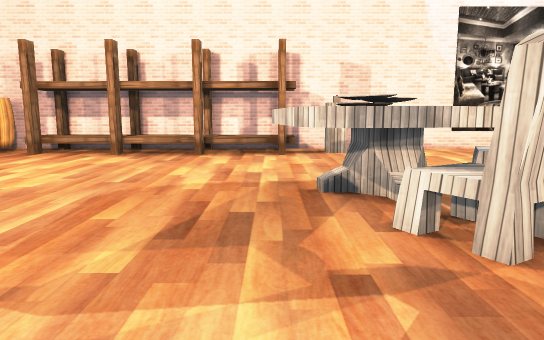
View 1 (above)

20 first-person views from a walk through a scene from a Unity 3-D project. The camera is 1.4 m above the floor, tilts 8° down and sees 70° across. The floor is counted in squares, 1 m on a side. Each view is taken from the middle of a square. On the plan, view 1 faces up. The plan holds only what a view shows up to about 16 squares ahead; the rest is blank. The place goes on beyond the plan. The player is left out. Some surface patterns are stand-ins.

View 2
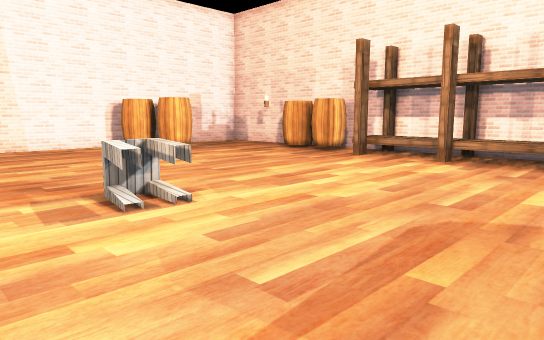

View 3
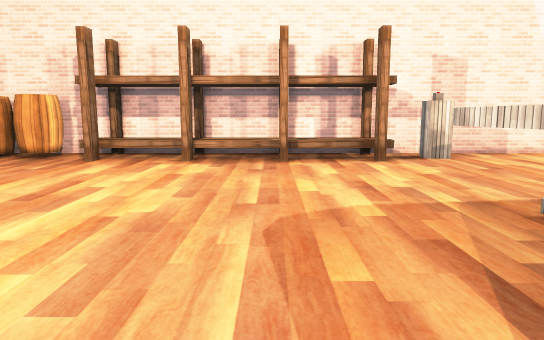

View 4
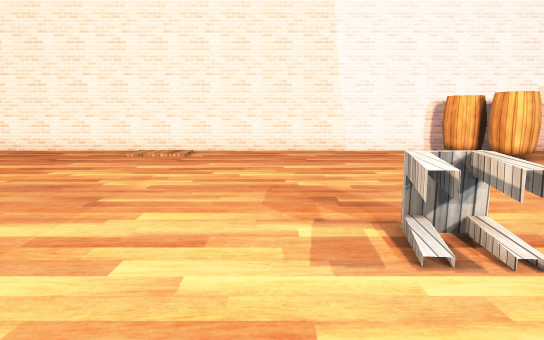

View 5
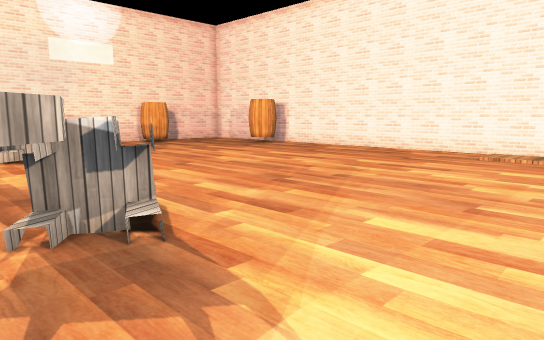

View 6
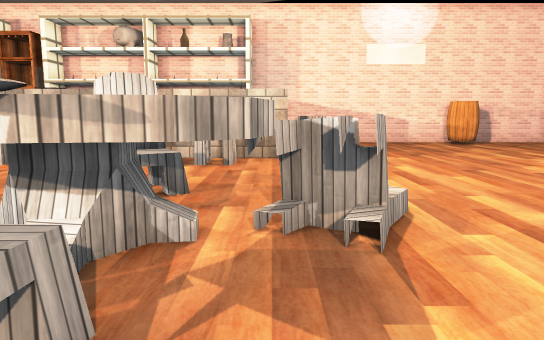

View 7
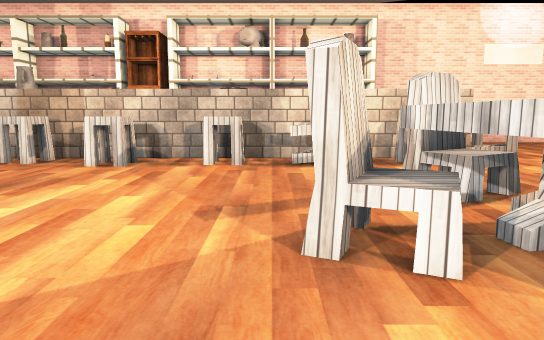

View 8
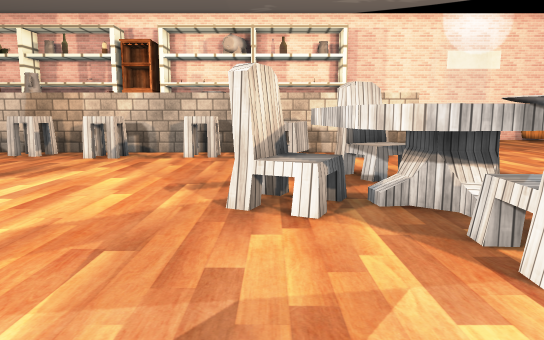

View 9
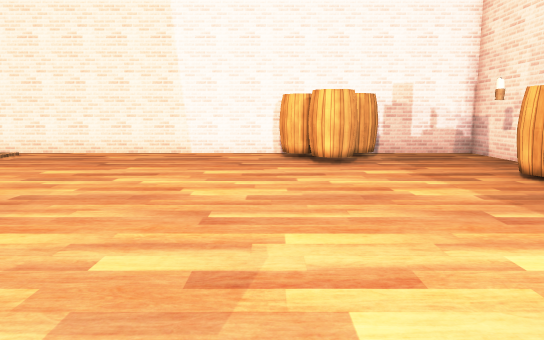

View 10
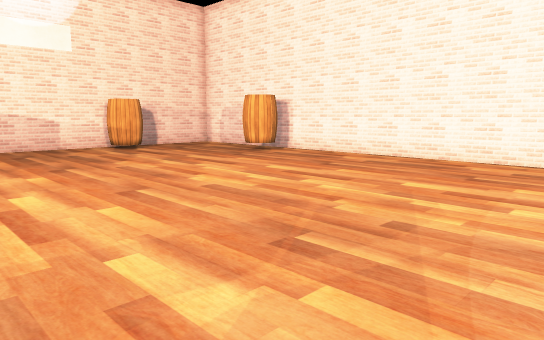

View 11
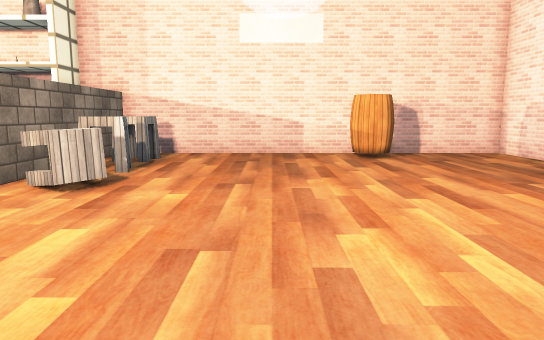

View 12
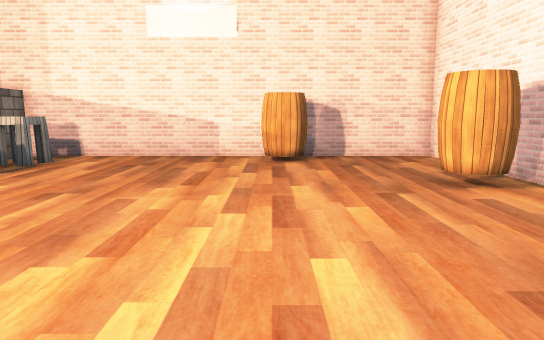

View 13
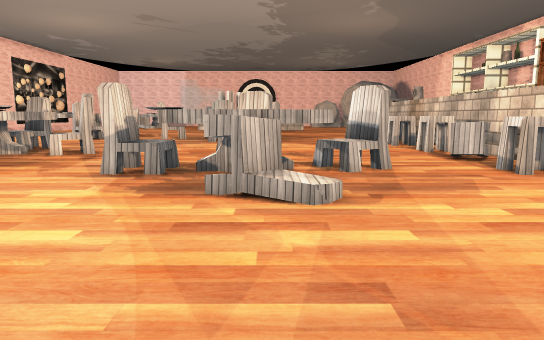

View 14
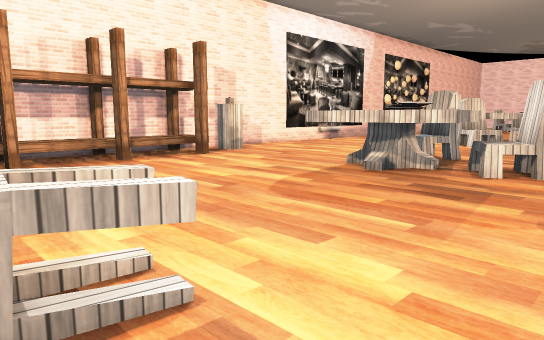

View 15
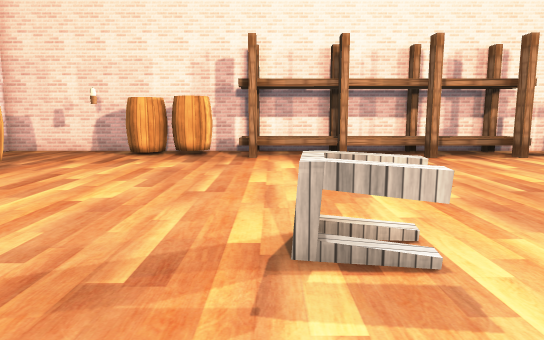

View 16
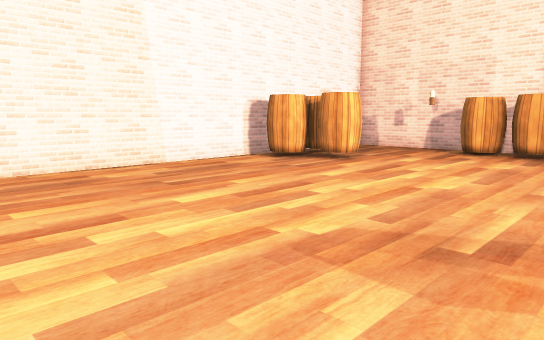

View 17
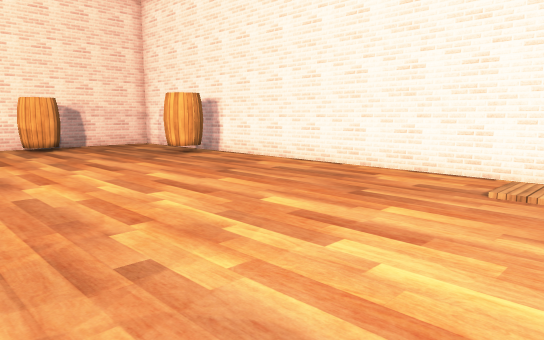

View 18
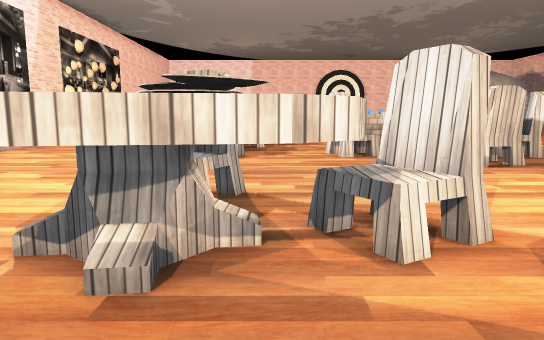

View 19
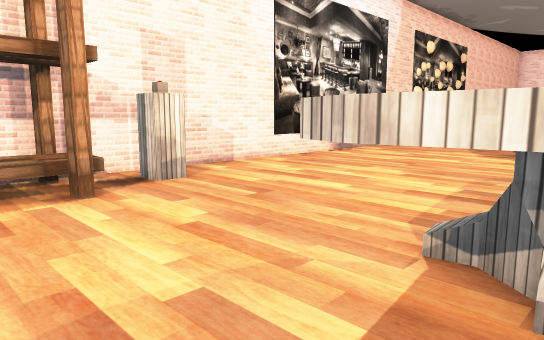

View 20
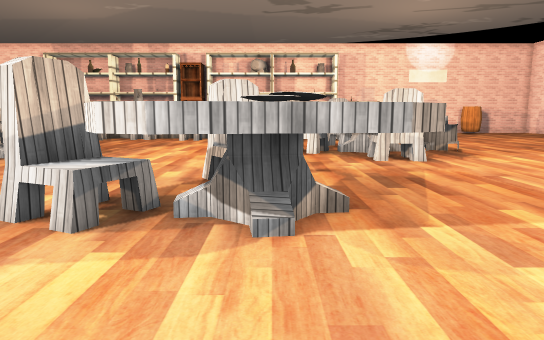

### Floor plan
Points are (right, up) in squares from view 1. A wall is a line through its corners. A room is listed if a view was taken in it or the views show most of it. See-through windows are left out.
Room 1 (views 1, 2, 3, 4, 5, 6, 7, 8, 9, 10, 11, 12, 13, 14, 15, 16, 17, 18, 19, 20)
walls: (-4.6, -10.8) (7.5, -10.8); (-5.8, 13.9) (-5.8, 14.3); (-2.8, 13.8) (-2.8, 14.3); (-5.5, 14.3) (-5.5, 13.9); (-8.5, 14.4) (-8.5, 13.8); (-2.5, 14.3) (-2.5, 13.8); (0.2, 13.7) (0.2, 14.3); (-5.7, 15.7) (-5.7, 16.4); (-2.7, 15.7) (-2.7, 16.5) (-8.5, 16.5) (-8.5, 15.8); (-5.5, 16.4) (-5.5, 15.7); (-2.5, 16.2) (-2.5, 15.7); (-8.9, 16.5) (-18.5, 16.5) (-18.5, -13.9); (0.3, 15.7) (0.3, 16.3); (-18.5, -16.1) (-18.5, -18.5) (-4.5, -18.5) (-4.5, -11.8); (7.5, 16.5) (-2.5, 16.5)
low walls: (-5.8, 14.3) (-8.5, 14.4); (-2.8, 14.3) (-5.5, 14.3); (0.2, 14.3) (-2.5, 14.3); (1, 14.3) (0.5, 14.3); (0.9, 15.3) (-9.1, 15.4)
ways out: gap at (1, 16)
objects: barrel (-18, -13) to (-16, -12); barrel (-18, 9) to (-17, 10); barrel (-18, 11) to (-17, 12); barrel (-16, 10) to (-15, 11); barrel (-14, -18) to (-13, -17); barrel (-13, 15) to (-12, 16); barrel (-11, 15) to (-10, 16); stool (-8, 5) to (-6, 5); stool (-7, -12) to (-5, -11); stool (-6, -17) to (-5, -16); stool (-6, -14) to (-5, -13); chair (-5, -3) to (-4, -2); table (-4, -4) to (-1, -1); stool (-3, -10) to (-2, -9); chair (-3, 0) to (-1, 1); chair (-2, -6) to (-1, -4); stool (0, -10) to (1, -9); chair (0, -3) to (2, -1); table (0, 5) to (4, 9); chair (2, 4) to (3, 5); other object (2, 15) to (3, 15); stool (3, -10) to (4, -9); chair (4, 7) to (6, 8); stool (6, -10) to (7, -9)

Where each view was taken, in squares from view 1:
view 1: 0 up, 0 right, facing up
view 2: 2 up, 1 left, facing up-left
view 3: 2 up, 3 left, facing up
view 4: 3 up, 3 left, facing left
view 5: 2 up, 3 left, facing down-left
view 6: 2 up, 4 left, facing down
view 7: 2 up, 2 right, facing down
view 8: 4 up, 1 right, facing down
view 9: 9 up, 4 left, facing left
view 10: 1 down, 6 left, facing down-left
view 11: 4 down, 10 left, facing down
view 12: 5 down, 13 left, facing down
view 13: 3 down, 12 left, facing right
view 14: 2 up, 8 left, facing up-right
view 15: 1 up, 8 left, facing up
view 16: 0 up, 8 left, facing up-left
view 17: 0 up, 9 left, facing down-left
view 18: 6 up, 2 left, facing right
view 19: 7 up, 2 left, facing up-right
view 20: 13 up, 2 right, facing down
